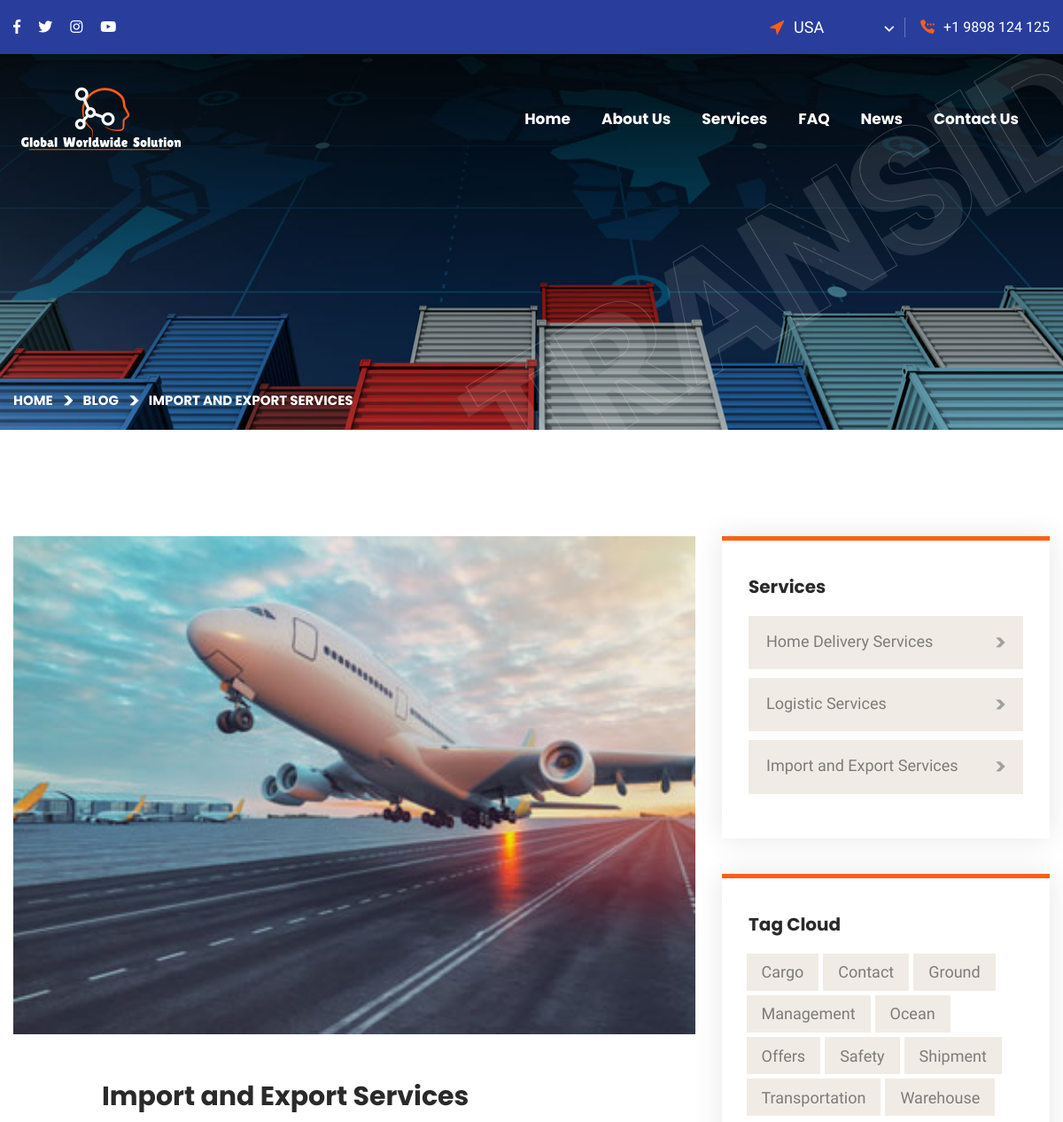
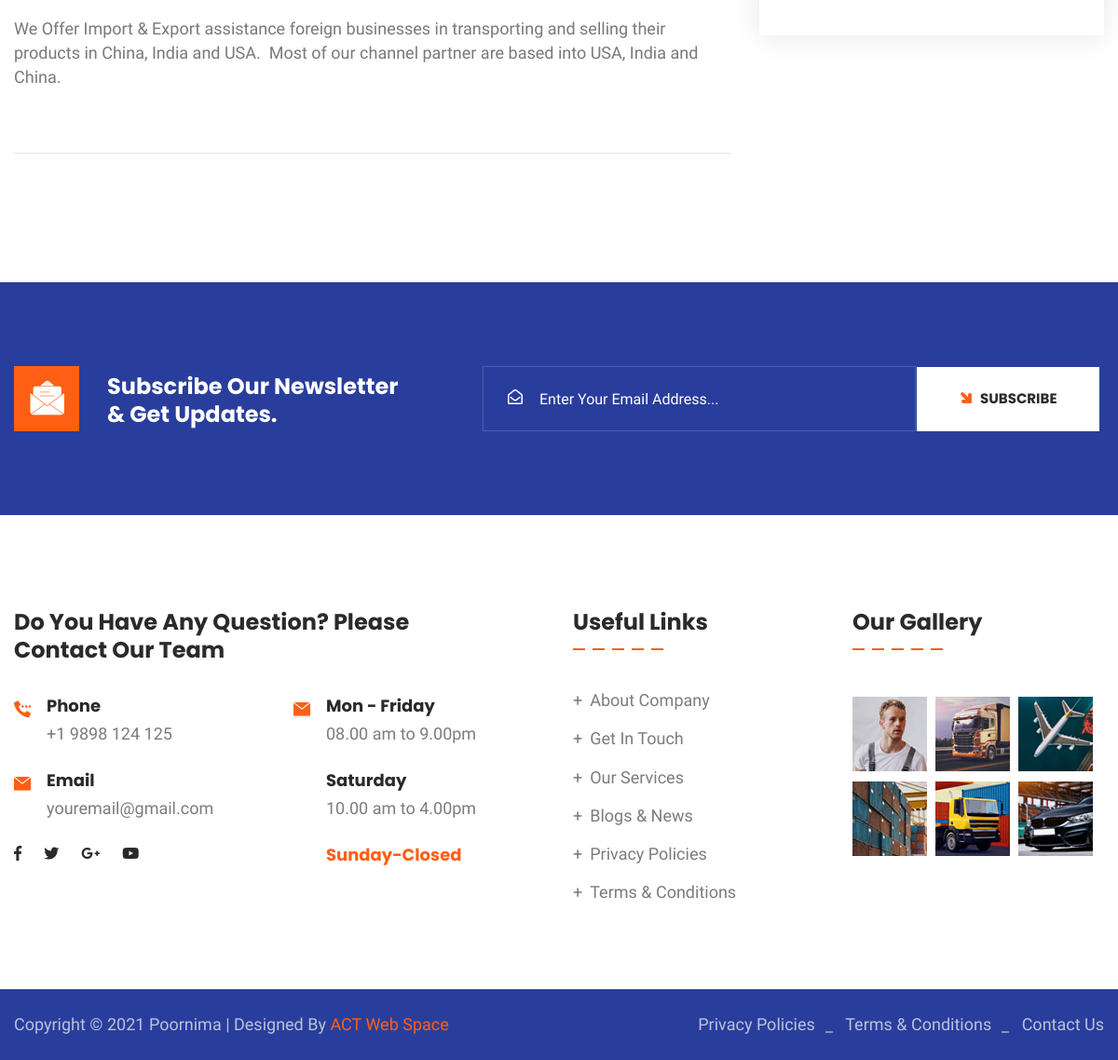
/service-category.php?id=36, run on the app's committed database (2 pictures, top to bottom).
### tables this page shows
CREATE TABLE `settings` (
  `id` int(100) NOT NULL,
  `header_logo` varchar(255) DEFAULT NULL,
  `email` varchar(255) DEFAULT NULL,
  `phone` varchar(255) DEFAULT NULL,
  `phone2` varchar(20) DEFAULT NULL,
  `footer_logo` varchar(255) DEFAULT NULL,
  `footer_desc` varchar(5000) DEFAULT NULL,
  `facebook` varchar(2000) DEFAULT NULL,
  `twitter` varchar(2000) DEFAULT NULL,
  `linkedin` varchar(2000) DEFAULT NULL,
  `instagram` varchar(2000) DEFAULT NULL,
  `youtube` varchar(2000) DEFAULT NULL,
  `address` varchar(1000) DEFAULT NULL,
  `city` varchar(255) DEFAULT NULL,
  `state` varchar(255) DEFAULT NULL,
  `country` varchar(255) DEFAULT NULL,
  `pin` varchar(255) DEFAULT NULL,
  `map` varchar(3000) DEFAULT NULL,
  `site_name` varchar(255) DEFAULT NULL
);

CREATE TABLE `services` (
  `id` int(100) NOT NULL,
  `title` varchar(1000) DEFAULT NULL,
  `short` varchar(1500) DEFAULT NULL,
  `descrip` varchar(10000) DEFAULT NULL,
  `img` varchar(100) DEFAULT NULL,
  `url` varchar(255) DEFAULT NULL,
  `date` varchar(100) DEFAULT NULL,
  `status` varchar(10) DEFAULT NULL
);

### service-category.php (the view, shortened to what this page needs)
<?php
    include "admin/conn.php";
    $id = $_GET['id'];
    $service = mysqli_query($con,"SELECT * FROM services WHERE id=$id");
    $fetch = mysqli_fetch_array($service);
    $recent = mysqli_query($con,"SELECT * FROM services ORDER BY id DESC");
?>
<!DOCTYPE html>
<html lang="en">
<head>
<link href="assets/css/bootstrap.css" rel="stylesheet">
<link href="assets/css/style.css" rel="stylesheet">
<link href="assets/css/responsive.css" rel="stylesheet">
<link href="assets/css/color.css" rel="stylesheet">
</head>
<body>
<div class="page-wrapper">
<?php include "header.php"; ?>
    <section class="page-title" style="background-image: url(assets/images/background/bg-20.jpg);">
        <div class="background-text">
            <div data-parallax='{"x": 100}'>
                <div class="text-1">transida</div>
                <div class="text-2">transida</div>
            </div>
        </div>
        <div class="auto-container">
            <div class="content-box">
                <div class="content-wrapper">
                    <ul class="bread-crumb clearfix">
                        <li><a href="index.php">Home</a></li>
                        <li><a href="#">Blog</a></li>
                        <li><?php echo $fetch['title']; ?></li>
                    </ul>
                </div>
            </div>
        </div>
    </section>
    <section class="news-section">
        <div class="auto-container">
            <div class="row">
                <div class="col-lg-8">
                    <div class="news-block-four blog-single-post">
                        <div class="inner-box">
                            <div class="image mb-5"><img src="admin/images/services/<?php echo $fetch['img'];  ?>" alt=""></div>
                            <div class="lower-content">
                                <div class="top-content">
                                    <h3><?php echo $fetch['title'];  ?></h3>
                                </div>
                                <div class="text mb-5">
                                    <p><?php echo $fetch['descrip'];  ?></p>
                                </div>
                            </div>
                        </div>
                    </div>
                </div>
                <aside class="col-lg-4 sidebar">
                    <div class="blog-sidebar style-two">
                        <div class="widget widget_categories">
                            <h4 class="widget_title">Services</h4>
                            <div class="widget-content">
                                <ul class="categories-list clearfix">
                                  <?php
                                    while($row=mysqli_fetch_array($recent)){
                                ?>
                                    <li><a href="single-service.php?id=<?php echo $row['id']; ?>"><?php echo $row['title']; ?> <i class="flaticon-right-arrow-6"></i> <span><?php echo $counti; ?></span></a></li>
                                 <?php  } ?>
                                </ul>
                            </div>
                        </div>
                        <div class="widget tag-cloud-widget">
                            <h4 class="widget_title">Tag Cloud</h4>
                            <ul class="clearfix">
                                <li><a href="#">Cargo</a></li>
                                <li><a href="#">Contact</a></li>
                                <li><a href="#">Ground</a></li>
                                <li><a href="#">Management</a></li>
                                <li><a href="#">Ocean</a></li>
                                <li><a href="#">Offers</a></li>
                                <li><a href="#">Safety</a></li>
                                <li><a href="#">Shipment</a></li>
                                <li><a href="#">Transportation</a></li>
                                <li><a href="#">Warehouse</a></li>
                            </ul>
                        </div>
                    </div>
                </aside>
            </div>
        </div>
    </section>
   <?php include "footer.php"; ?>
</body>
</html>

### header.php (shortened to what this page needs)
<?php
    include "admin/conn.php";
    $settings = mysqli_query($con,"SELECT * FROM settings");
    $setting  = mysqli_fetch_array($settings);
?>
    <header class="main-header header-style-one">
        <div class="header-top">
            <div class="auto-container">
                <div class="inner-container">
                    <div class="left-column">
                        <ul class="social-icon">
                            <li><a target="blank" href="<?php echo $setting['facebook']; ?>"><i class="fab fa-facebook-f"></i></a></li>
                            <li><a target="blank" href="<?php echo $setting['twitter']; ?>"><i class="fab fa-twitter"></i></a></li>
                            <li><a target="blank" href="<?php echo $setting['instagram']; ?>"><i class="fab fa-instagram"></i></a></li>
                            <li><a target="blank" href="<?php echo $setting['youtube']; ?>"><i class="fab fa-youtube"></i></a></li>
                        </ul>
                    </div>
                    <div class="right-column">
                        <div class="location">
                            <span class="flaticon-cursor"></span>
                            <form action="#" class="location-switcher">
                                <select class="selectpicker">
                                    <option value="1">USA</option>
                                </select>
                            </form>
                        </div>
                        <div class="phone-number"><i class="flaticon-calling"></i><a href="tel:<?php  echo $setting['phone']; ?>"></a><?php  echo $setting['phone']; ?></div>
                    </div>
                </div>
            </div>
        </div>
        <div class="header-upper">
            <div class="auto-container">
                <div class="inner-container">
                    <div class="logo-box">
                        <div class="logo"><a href="index.php"><img src="assets/images/klogo2.png" alt=""></a></div>
                    </div>
                    <div class="right-column">
                        <div class="nav-outer">
                            <nav class="main-menu navbar-expand-md navbar-light">
                                <div class="collapse navbar-collapse show clearfix" id="navbarSupportedContent">
                                    <ul class="navigation">
                                        <li class="dropdown"><a href="index.php">Home</a></li>
                                        <li class="dropdown"><a href="about.php">About Us</a></li>
                                        <li class="dropdown"><a href="service.php">Services</a>
                                        <li class="dropdown"><a href="faq.php">FAQ</a>
                                        </li>
                                        <li class="dropdown"><a href="blog.php">News</a>
                                        </li>
                                        <li><a href="contact.php">Contact Us</a></li>
                                    </ul>
                                </div>
                            </nav>
                        </div>
                    </div>
                </div>
            </div>
        </div>
    </header>

### footer.php (shortened to what this page needs)
<?php
    include "admin/conn.php";
    $settings = mysqli_query($con,"SELECT * FROM settings");
    $setting  = mysqli_fetch_array($settings);
?>
    <section class="newsletter-section style-two">
        <div class="auto-container">
            <div class="row">
                <div class="col-lg-5">
                    <h3><span class="flaticon-email"></span> Subscribe Our Newsletter <br> & Get Updates.</h3>
                </div>
                <div class="col-lg-7">
                    <div class="newsletter-form">
                        <form action="subscribe.php" method="post">
                            <div class="form-group">
                                <i class="far fa-envelope-open"></i>
                                <input type="email" placeholder="Enter Your Email Address..."  name="email">
                                <button type="submit" class="theme-btn btn-style-one"><span><i class="flaticon-up-arrow" name="submit"></i>Subscribe</span></button>
                            </div>
                        </form>
                    </div>
                </div>
            </div>
        </div>
    </section>
    <footer class="main-footer">
        <div class="upper-box">
            <div class="auto-container">
                <div class="row">
                    <div class="col-lg-6">
                        <div class="widget contact-widget style-two">
                            <h4>Do You Have Any Question? Please <br> Contact Our Team</h4>
                            <div class="row">
                                <div class="col-md-6">
                                    <div class="wrapper-box">
                                        <div class="icon-box">
                                            <div class="icon"><span class="flaticon-calling"></span></div>
                                            <div class="text"><strong>Phone</strong><a href="tel:<?php echo $setting['phone']; ?>"><?php echo $setting['phone']; ?></a></div>
                                        </div>
                                        <div class="icon-box">
                                            <div class="icon"><span class="flaticon-mail"></span></div>
                                            <div class="text"><strong>Email</strong><a href="mail:<?php echo $setting['email']; ?>"><?php echo $setting['email']; ?></a></div>
                                        </div>
                                        <ul class="social-icon">
                                            <li><a href="#"><i class="fab fa-facebook-f"></i></a></li>
                                            <li><a href="#"><i class="fab fa-twitter"></i></a></li>
                                            <li><a href="#"><i class="fab fa-google-plus-g"></i></a></li>
                                            <li><a href="#"><i class="fab fa-youtube"></i></a></li>
                                        </ul>
                                    </div>
                                </div>
                                <div class="col-md-6">
                                    <div class="icon-box">
                                        <div class="icon"><span class="flaticon-mail"></span></div>
                                        <div>
                                            <div class="text"><strong>Mon - Friday</strong>08.00 am to 9.00pm</div>
                                            <div class="text"><strong>Saturday</strong>10.00 am to 4.00pm</div>
                                            <div class="text"><span>Sunday-Closed</span></div>
                                        </div>
                                    </div>
                                </div>
                            </div>
                        </div>
                    </div>
                    <div class="col-lg-6">
                        <div class="row">
                            <div class="col-md-6">
                                <div class="widget links-widget">
                                    <h4 class="widget_title">Useful Links</h4>
                                    <div class="widget-content">
                                        <ul class="list">
                                            <li><a href="about.php">About Company</a></li>
                                            <li><a href="contact.php">Get In Touch</a></li>
                                           <li><a href="service.php">Our Services</a></li>
                                            <li><a href="blog.php">Blogs & News</a></li>
                                            <li><a href="privacy.php">Privacy Policies</a></li>
                                            <li><a href="terms.php">Terms & Conditions</a></li>
                                        </ul>
                                    </div>
                                </div>
                            </div>
                            <div class="col-md-6">
                                <div class="widget instagram-widget">
                                    <h4 class="widget_title">Our Gallery</h4>
                                    <div class="wrapper-box">
                                        <div class="image">
                                            <img src="assets/images/gallery/gallery-1.jpg" alt="">
                                        </div>
                                        <div class="image">
                                            <img src="assets/images/gallery/gallery-2.jpg" alt="">
                                        </div>
                                        <div class="image">
                                            <img src="assets/images/gallery/gallery-3.jpg" alt="">
                                        </div>
                                        <div class="image">
                                            <img src="assets/images/gallery/gallery-4.jpg" alt="">
                                        </div>
                                        <div class="image">
                                            <img src="assets/images/gallery/gallery-5.jpg" alt="">
                                        </div>
                                        <div class="image">
                                            <img src="assets/images/gallery/gallery-6.jpg" alt="">
                                        </div>
                                    </div>
                                </div>
                            </div>
                        </div>
                    </div>
                </div>
            </div>
        </div>
    </footer>
    <div class="footer-bottom">
        <div class="auto-container">
            <div class="row m-0 align-items-center justify-content-between">
                <div class="copyright-text">Copyright © 2021 <?php echo $setting['site_name']; ?> | Designed By <a target="blank" href="https://www.actwebspace.com"> ACT Web Space</a></div>
                <ul class="menu">
                    <li><a href="privacy.php">Privacy Policies</a></li>
                    <li><a href="terms.php">Terms & Conditions </a></li>
                    <li><a href="contact.php">  Contact Us</a></li>
                </ul>
            </div>
        </div>
    </div>
</div>

### assets/css/responsive.css (style rules this page uses)
@media only screen and (max-width: 7000px) { .page-wrapper { overflow: hidden; } }

### assets/css/color.css (style rules this page uses)
a:hover, a { color: #ff5f15; }
.btn-style-one { background-color: #ff5f15; }
.header-top .location span { color: #ff5f15; }
.header-top .phone-number i { color: #ff5f15; }
.main-menu .navigation>li:before { color: #ff5f15; }
.main-menu .navigation>li>a:before { color: #ff5f15; }
.main-menu .navigation>li>a:after { color: #ff5f15; }
.contact-widget .icon { color: #ff5f15; }
.newsletter-section h3 span { background: #ff5f15; }
.newsletter-form .btn-style-one i { color: #ff5f15; }
.newsletter-form .btn-style-one:before { background: #ff5f15; }
.contact-widget.style-two .text span { color: #ff5f15; }
.blog-sidebar.style-two .widget { border-top: 5px solid #ff5f15; }

### data on the page
settings: phone "+1 9898 124 125", email "youremail@gmail.com", site_name "Poornima"
services: title "IMPORT AND EXPORT SERVICES", img (picture), title "Import and Export Services", descrip "We Offer Import & Export assistance foreign businesses in transporting and selling their products in China, India and USA. Most of our channel partner are based into USA, India and China."
services: title "Home Delivery Services"
services: title "Logistic Services"
